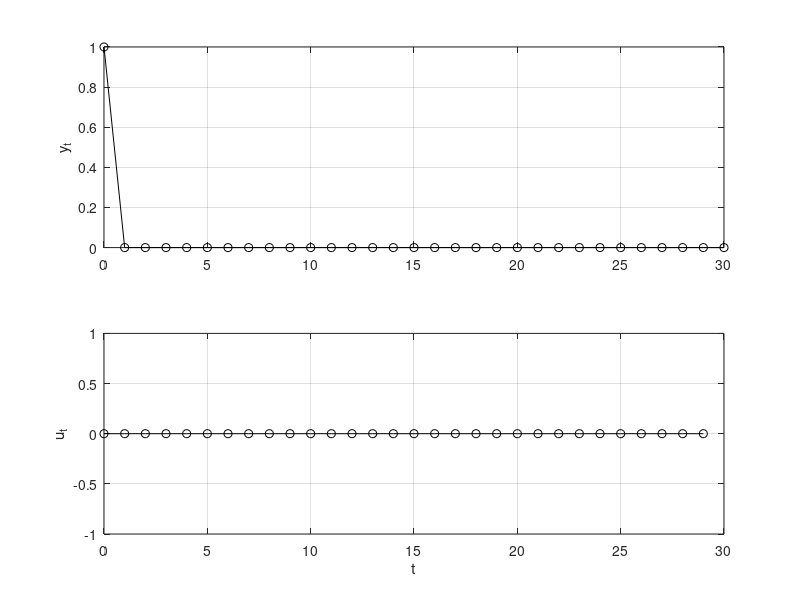

Here is the MATLAB script that generated this plot:
%% System matrices

A = [0     0      0    ;
     0     0      1    ;
     0.1  -0.79   1.78];
 
B = [1 0 0.1]';

C = [0 0 1];

nx = size(A,2);
nu = size(B,2);

%% Initial state

x0 = [0 0 1]';

%% Time horizon

N = 30;

%% Cost function
I_N = eye(N);
Qt = 2*diag([0, 0, 1]);
Q = kron(I_N, Qt);
Rt = 2*1;
R = kron(I_N, Rt);
G = blkdiag(Q, R);

%% Equality constraint
Aeq_c1 = eye(N*nx);                         % Component 1 of A_eq
Aeq_c2 = kron(diag(ones(N-1,1),-1), -A);    % Component 2 of A_eq
Aeq_c3 = kron(I_N, -B);                     % Component 3 of A_eq
Aeq = [Aeq_c1 + Aeq_c2, Aeq_c3];

beq = [A*x0; zeros((N-1)*nx,1)];

%% Inequality constraints
x_lb = -Inf(N*nx,1);
x_ub =  Inf(N*nx,1);

u_lb = -ones(N*nu,1);
u_ub =  ones(N*nu,1);

lb = [x_lb; u_lb];
ub = [x_ub; u_ub];

%% Solver
opt = optimset('Display','notify', 'Diagnostics','off', 'LargeScale','off');
[z,fval,exitflag,output,lambda] = quadprog(G,[],[],[],Aeq,beq,lb,ub,[],opt);

y = [x0(3); z(nx:nx:N*nx)];
u = z(N*nx+1:N*nx+N*nu);
t = 1:N;

%% Plotting
figure(4);
subplot(2,1,1);
plot([0,t],y,'-ko'); % Plot on 0 to N
grid('on');
ylabel('y_t')
subplot(2,1,2);
plot(t-1,u,'-ko'); % Plot on 0 to N-1
grid('on');
xlabel('t');
ylabel('u_t');
